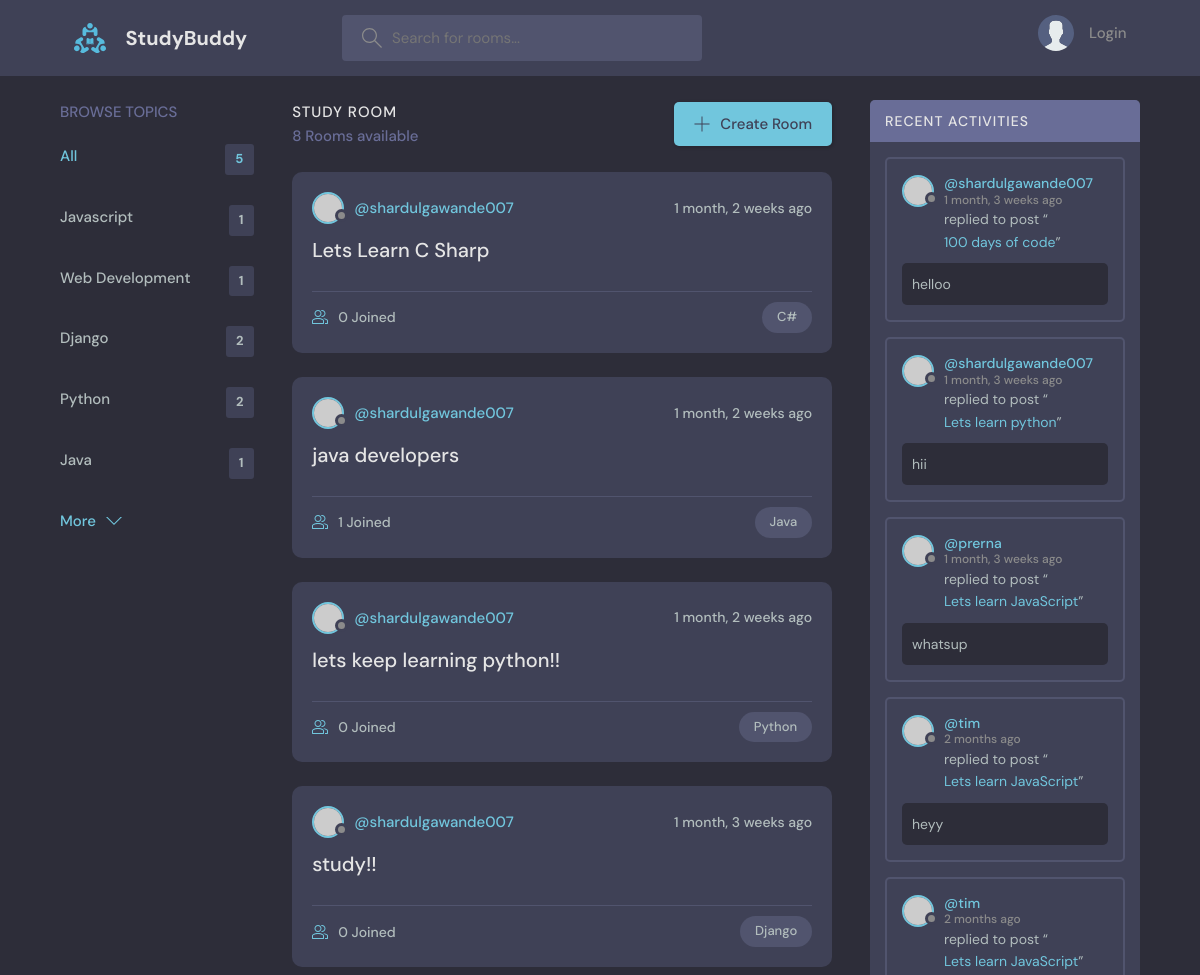
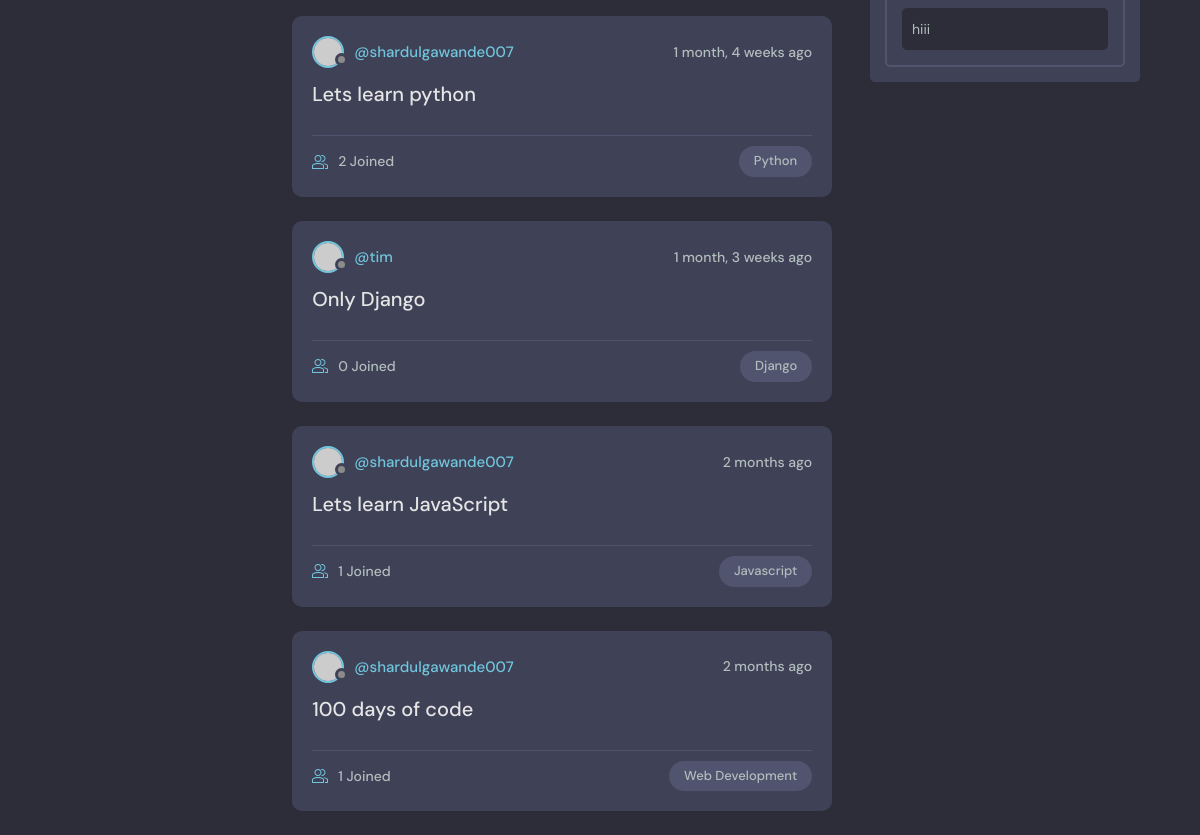
The page / on the database its author committed (2 pictures, top to bottom).
### base/models.py (models this page shows, shortened)
class Topic(models.Model):
    name = models.CharField(max_length=200)

class Room(models.Model):
    host = models.ForeignKey(User, on_delete= models.SET_NULL, null = True)
    topic = models.ForeignKey(Topic, on_delete= models.SET_NULL, null = True)
    name = models.CharField(max_length=200)
    description = models.TextField(null= True, blank=True)
    participants = models.ManyToManyField(User, related_name='participants',blank=True )
    updated = models.DateTimeField(auto_now=True)
    created = models.DateTimeField(auto_now_add=True)
    class Meta:
        ordering = ['-updated', '-created']

class Message(models.Model):
    user = models.ForeignKey(User, on_delete=models.CASCADE)
    room = models.ForeignKey(Room, on_delete= models.CASCADE)
    body = models.TextField()
    updated = models.DateTimeField(auto_now=True)
    created = models.DateTimeField(auto_now_add=True)
    class Meta:
        ordering = ['-updated', '-created']

### base/views.py (the view)
# urls.py: path('', views.home, name="home" ),
def home(request):
    q = request.GET.get('q') if request.GET.get('q') != None else ''
    rooms = Room.objects.filter(
        Q (topic__name__icontains = q) |
        Q (name__icontains = q) |
        Q (description__icontains = q)
        )
    topic = Topic.objects.all()[0:5]
    room_count = rooms.count()
    room_messages = Message.objects.filter(Q(room__topic__name__icontains = q))
    context = {'rooms' : rooms, 'topics' : topic, 'room_count' : room_count,'room_messages' : room_messages}
    return render(request ,'base/home.html', context)

### base/templates/base/home.html (shortened to what this page needs)
  {% extends 'main.html' %}
  {% block content %}
    <main class="layout layout--3">
      <div class="container">
        {% include 'base/topics_component.html' %}
        <div class="roomList">
          <div class="roomList__header">
            <div>
              <h2>Study Room</h2>
              <p>{{room_count}} Rooms available</p>
            </div>
            <a class="btn btn--main" href="{% url 'create-room' %}">
              <svg version="1.1" xmlns="http://www.w3.org/2000/svg" width="32" height="32" viewBox="0 0 32 32">
                <title>add</title>
                <path
                  d="M16.943 0.943h-1.885v14.115h-14.115v1.885h14.115v14.115h1.885v-14.115h14.115v-1.885h-14.115v-14.115z"
                ></path>
              </svg>
              Create Room
            </a>
          </div>
      {% include 'base/feed_component.html' %}
        </div>
        {% include 'base/activity_component.html' %}
      </div>
    </main>
    {% endblock %}

### base/templates/base/topics_component.html
<div class="topics">
    <div class="topics__header">
      <h2>Browse Topics</h2>
    </div>
    <ul class="topics__list">
      <li>
        <a href="{% url 'home' %}" class="active">All <span>{{topics.count}}</span></a>
      </li>
    {% for topic in topics %}
      <li>
        <a href="{% url 'home' %}?q={{topic.name}}">{{topic.name}} <span>{{topic.room_set.all.count}}</span></a>
      </li>
      {% endfor %}
    </ul>
    <a class="btn btn--link" href="{% url 'topics' %}">
      More
      <svg version="1.1" xmlns="http://www.w3.org/2000/svg" width="32" height="32" viewBox="0 0 32 32">
        <title>chevron-down</title>
        <path d="M16 21l-13-13h-3l16 16 16-16h-3l-13 13z"></path>
      </svg>
    </a>
</div>

### base/templates/base/feed_component.html (shortened to what this page needs)
{% for room in rooms%}
<div class="roomListRoom">
    <div class="roomListRoom__header">
      <a href="{% url 'user-profile' room.host.id %}" class="roomListRoom__author">
        <div class="avatar avatar--small">
          <img src="https://randomuser.me/api/portraits/women/11.jpg" />
        </div>
        <span>@{{room.host.username}}</span>
      </a>
      <div class="roomListRoom__actions">
        <span>{{room.created|timesince}} ago</span>
      </div>
    </div>
    <div class="roomListRoom__content">
      <a href="{% url 'room' room.id %}">{{room.name}}</a>
    </div>
    <div class="roomListRoom__meta">
      <a href="{% url 'room' room.id %}" class="roomListRoom__joined">
        {{room.participants.all.count}} Joined
      </a>
      <p class="roomListRoom__topic">{{room.topic.name}}</p>
    </div>
</div>
{% endfor%}

### base/templates/base/activity_component.html (shortened to what this page needs)
<div class="activities">
    <div class="activities__header">
      <h2>Recent Activities</h2>
    </div>
    {% for message in room_messages %}
    <div class="activities__box">
      <div class="activities__boxHeader roomListRoom__header">
        <a href="{% url 'user-profile' message.user.id %}" class="roomListRoom__author">
          <div class="avatar avatar--small">
            <img src="https://randomuser.me/api/portraits/women/11.jpg" />
          </div>
          <p>
            @{{message.user}}
            <span>{{message.created|timesince }} ago</span>
          </p>
        </a>
      </div>
      <div class="activities__boxContent">
        <p>replied to post “<a href="{% url 'room' message.room.id %}">{{message.room.name}}</a>”</p>
        <div class="activities__boxRoomContent">
          {{message.body}}
        </div>
      </div>
    </div>
    {% endfor %}
</div>

### rows shown on the page
Topic: name "Javascript", room_set.all.count "1"
Topic: name "Web Development", room_set.all.count "1"
Topic: name "Django", room_set.all.count "2"
Topic: name "Python", room_set.all.count "2"
Topic: name "Java", room_set.all.count "1"
Room: host.username "shardulgawande007", created "1 month, 2 weeks", name "Lets Learn C Sharp", participants.all.count "0", topic.name "C#"
Room: host.username "shardulgawande007", created "1 month, 2 weeks", name "java developers", participants.all.count "1", topic.name "Java"
Room: host.username "shardulgawande007", created "1 month, 2 weeks", name "lets keep learning python!!", participants.all.count "0", topic.name "Python"
Room: host.username "shardulgawande007", created "1 month, 3 weeks", name "study!!", participants.all.count "0", topic.name "Django"
Room: host.username "shardulgawande007", created "1 month, 4 weeks", name "Lets learn python", participants.all.count "2", topic.name "Python"
Room: host.username "tim", created "1 month, 3 weeks", name "Only Django", participants.all.count "0", topic.name "Django"
Room: host.username "shardulgawande007", created "2 months", name "Lets learn JavaScript", participants.all.count "1", topic.name "Javascript"
Room: host.username "shardulgawande007", created "2 months", name "100 days of code", participants.all.count "1", topic.name "Web Development"
Message: user "shardulgawande007", created "1 month, 3 weeks", room.name "100 days of code", body "helloo"
Message: user "shardulgawande007", created "1 month, 3 weeks", room.name "Lets learn python", body "hii"
Message: user "prerna", created "1 month, 3 weeks", room.name "Lets learn JavaScript", body "whatsup"
Message: user "tim", created "2 months", room.name "Lets learn JavaScript", body "heyy"
Message: user "tim", created "2 months", room.name "Lets learn JavaScript", body "hiii"

### other values the page prints
{{ topics.count }} "5"
{{ room_count }} "8"
